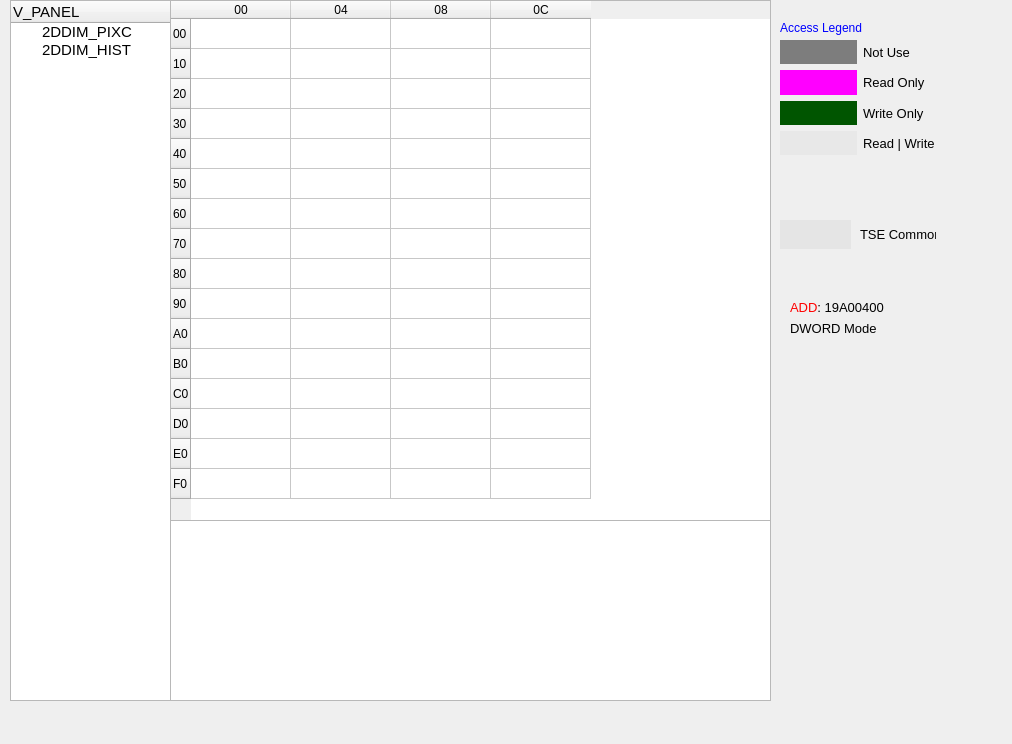
<?xml version="1.0" encoding="UTF-8"?>
<ui version="4.0">
 <class>Form_Dimpages</class>
 <widget class="QWidget" name="Form_Dimpages">
  <property name="geometry">
   <rect>
    <x>0</x>
    <y>0</y>
    <width>1012</width>
    <height>744</height>
   </rect>
  </property>
  <property name="windowTitle">
   <string>Form_Dimpages</string>
  </property>
  <widget class="QTableWidget" name="tableWidget_curpage">
   <property name="geometry">
    <rect>
     <x>170</x>
     <y>0</y>
     <width>601</width>
     <height>521</height>
    </rect>
   </property>
   <attribute name="horizontalHeaderCascadingSectionResizes">
    <bool>false</bool>
   </attribute>
   <attribute name="horizontalHeaderDefaultSectionSize">
    <number>100</number>
   </attribute>
   <row>
    <property name="text">
     <string>00</string>
    </property>
   </row>
   <row>
    <property name="text">
     <string>10</string>
    </property>
   </row>
   <row>
    <property name="text">
     <string>20</string>
    </property>
   </row>
   <row>
    <property name="text">
     <string>30</string>
    </property>
   </row>
   <row>
    <property name="text">
     <string>40</string>
    </property>
   </row>
   <row>
    <property name="text">
     <string>50</string>
    </property>
   </row>
   <row>
    <property name="text">
     <string>60</string>
    </property>
   </row>
   <row>
    <property name="text">
     <string>70</string>
    </property>
   </row>
   <row>
    <property name="text">
     <string>80</string>
    </property>
   </row>
   <row>
    <property name="text">
     <string>90</string>
    </property>
   </row>
   <row>
    <property name="text">
     <string>A0</string>
    </property>
   </row>
   <row>
    <property name="text">
     <string>B0</string>
    </property>
   </row>
   <row>
    <property name="text">
     <string>C0</string>
    </property>
   </row>
   <row>
    <property name="text">
     <string>D0</string>
    </property>
   </row>
   <row>
    <property name="text">
     <string>E0</string>
    </property>
   </row>
   <row>
    <property name="text">
     <string>F0</string>
    </property>
   </row>
   <column>
    <property name="text">
     <string>00</string>
    </property>
   </column>
   <column>
    <property name="text">
     <string>04</string>
    </property>
   </column>
   <column>
    <property name="text">
     <string>08</string>
    </property>
   </column>
   <column>
    <property name="text">
     <string>0C</string>
    </property>
   </column>
   <item row="0" column="0">
    <property name="font">
     <font>
      <pointsize>10</pointsize>
     </font>
    </property>
   </item>
  </widget>
  <widget class="QTreeWidget" name="treeWidget_pages">
   <property name="enabled">
    <bool>true</bool>
   </property>
   <property name="geometry">
    <rect>
     <x>10</x>
     <y>0</y>
     <width>161</width>
     <height>701</height>
    </rect>
   </property>
   <property name="font">
    <font>
     <family>Arial</family>
     <pointsize>11</pointsize>
    </font>
   </property>
   <property name="autoFillBackground">
    <bool>false</bool>
   </property>
   <property name="styleSheet">
    <string notr="true">border-color: rgb(85, 170, 0);</string>
   </property>
   <property name="frameShadow">
    <enum>QFrame::Plain</enum>
   </property>
   <property name="alternatingRowColors">
    <bool>false</bool>
   </property>
   <property name="indentation">
    <number>28</number>
   </property>
   <property name="itemsExpandable">
    <bool>true</bool>
   </property>
   <property name="sortingEnabled">
    <bool>false</bool>
   </property>
   <property name="animated">
    <bool>false</bool>
   </property>
   <property name="allColumnsShowFocus">
    <bool>true</bool>
   </property>
   <property name="wordWrap">
    <bool>true</bool>
   </property>
   <property name="headerHidden">
    <bool>false</bool>
   </property>
   <column>
    <property name="text">
     <string>V_PANEL</string>
    </property>
   </column>
   <item>
    <property name="text">
     <string>2DDIM_PIXC</string>
    </property>
   </item>
   <item>
    <property name="text">
     <string>2DDIM_HIST</string>
    </property>
   </item>
  </widget>
  <widget class="QTextEdit" name="textEdit_curregdes">
   <property name="geometry">
    <rect>
     <x>170</x>
     <y>520</y>
     <width>601</width>
     <height>181</height>
    </rect>
   </property>
  </widget>
  <widget class="QWidget" name="gridLayoutWidget_2">
   <property name="geometry">
    <rect>
     <x>780</x>
     <y>40</y>
     <width>160</width>
     <height>115</height>
    </rect>
   </property>
   <layout class="QGridLayout" name="gridLayout_1">
    <item row="3" column="0">
     <widget class="QLabel" name="label_0_3">
      <property name="styleSheet">
       <string notr="true">background-color: rgb(232, 232, 232);
gridline-color: rgb(0, 0, 0);</string>
      </property>
      <property name="text">
       <string/>
      </property>
     </widget>
    </item>
    <item row="2" column="0">
     <widget class="QLabel" name="label_0_2">
      <property name="styleSheet">
       <string notr="true">background-color: rgb(0, 85, 0);</string>
      </property>
      <property name="text">
       <string/>
      </property>
     </widget>
    </item>
    <item row="1" column="0">
     <widget class="QLabel" name="label_0_1">
      <property name="styleSheet">
       <string notr="true">background-color: rgb(255, 0, 255);</string>
      </property>
      <property name="text">
       <string/>
      </property>
     </widget>
    </item>
    <item row="0" column="0">
     <widget class="QLabel" name="label_0_0">
      <property name="autoFillBackground">
       <bool>false</bool>
      </property>
      <property name="styleSheet">
       <string notr="true">background-color: rgb(125, 125, 125);
border-color: rgb(0, 0, 0);</string>
      </property>
      <property name="text">
       <string/>
      </property>
     </widget>
    </item>
    <item row="0" column="1">
     <widget class="QLabel" name="label_1_0">
      <property name="font">
       <font>
        <pointsize>10</pointsize>
       </font>
      </property>
      <property name="text">
       <string>Not Use</string>
      </property>
     </widget>
    </item>
    <item row="1" column="1">
     <widget class="QLabel" name="label_1_1">
      <property name="font">
       <font>
        <pointsize>10</pointsize>
       </font>
      </property>
      <property name="text">
       <string>Read Only</string>
      </property>
     </widget>
    </item>
    <item row="2" column="1">
     <widget class="QLabel" name="label_1_2">
      <property name="font">
       <font>
        <pointsize>10</pointsize>
       </font>
      </property>
      <property name="text">
       <string>Write Only</string>
      </property>
     </widget>
    </item>
    <item row="3" column="1">
     <widget class="QLabel" name="label_1_3">
      <property name="font">
       <font>
        <pointsize>10</pointsize>
       </font>
      </property>
      <property name="text">
       <string>Read | Write</string>
      </property>
     </widget>
    </item>
   </layout>
  </widget>
  <widget class="QLabel" name="label">
   <property name="geometry">
    <rect>
     <x>780</x>
     <y>20</y>
     <width>151</width>
     <height>16</height>
    </rect>
   </property>
   <property name="styleSheet">
    <string notr="true">color: rgb(0, 0, 255);</string>
   </property>
   <property name="text">
    <string>Access Legend</string>
   </property>
  </widget>
  <widget class="QLabel" name="label_3">
   <property name="geometry">
    <rect>
     <x>860</x>
     <y>220</y>
     <width>76</width>
     <height>29</height>
    </rect>
   </property>
   <property name="font">
    <font>
     <pointsize>10</pointsize>
    </font>
   </property>
   <property name="text">
    <string>TSE Common</string>
   </property>
  </widget>
  <widget class="QWidget" name="widget" native="true">
   <property name="geometry">
    <rect>
     <x>780</x>
     <y>220</y>
     <width>71</width>
     <height>29</height>
    </rect>
   </property>
   <property name="autoFillBackground">
    <bool>false</bool>
   </property>
   <property name="styleSheet">
    <string notr="true">background-color: rgb(229, 229, 229);
border-left-color: rgb(255, 0, 0);
border-color: rgb(0, 0, 255);</string>
   </property>
  </widget>
  <widget class="QLabel" name="label_2">
   <property name="geometry">
    <rect>
     <x>790</x>
     <y>300</y>
     <width>141</width>
     <height>16</height>
    </rect>
   </property>
   <property name="font">
    <font>
     <pointsize>10</pointsize>
    </font>
   </property>
   <property name="text">
    <string>&lt;html&gt;&lt;head/&gt;&lt;body&gt;&lt;p&gt;&lt;span style=&quot; font-size:10pt; color:#ff0000;&quot;&gt;ADD&lt;/span&gt;&lt;span style=&quot; font-size:10pt;&quot;&gt;: 19A00400&lt;/span&gt;&lt;/p&gt;&lt;/body&gt;&lt;/html&gt;</string>
   </property>
  </widget>
  <widget class="QLabel" name="label_4">
   <property name="geometry">
    <rect>
     <x>790</x>
     <y>320</y>
     <width>141</width>
     <height>16</height>
    </rect>
   </property>
   <property name="font">
    <font>
     <pointsize>10</pointsize>
    </font>
   </property>
   <property name="text">
    <string>DWORD Mode</string>
   </property>
  </widget>
 </widget>
 <resources/>
 <connections/>
</ui>
